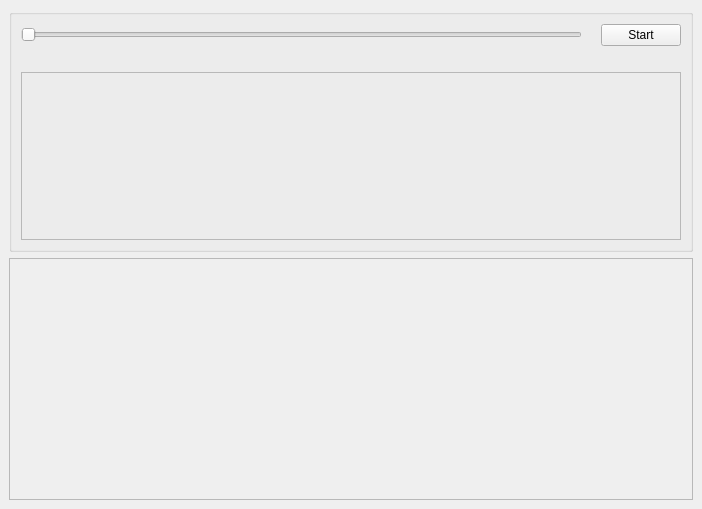
<?xml version="1.0" encoding="UTF-8"?>
<ui version="4.0">
 <class>MainWindow</class>
 <widget class="QMainWindow" name="MainWindow">
  <property name="geometry">
   <rect>
    <x>0</x>
    <y>0</y>
    <width>702</width>
    <height>509</height>
   </rect>
  </property>
  <property name="windowTitle">
   <string>MainWindow</string>
  </property>
  <widget class="QWidget" name="centralwidget">
   <layout class="QGridLayout" name="gridLayout">
    <item row="0" column="0">
     <widget class="QGroupBox" name="groupBox">
      <property name="title">
       <string/>
      </property>
      <layout class="QGridLayout" name="gridLayout_2">
       <item row="1" column="0">
        <widget class="QFrame" name="frameVTKMain">
         <property name="sizePolicy">
          <sizepolicy hsizetype="Expanding" vsizetype="Expanding">
           <horstretch>0</horstretch>
           <verstretch>0</verstretch>
          </sizepolicy>
         </property>
         <property name="frameShape">
          <enum>QFrame::StyledPanel</enum>
         </property>
         <property name="frameShadow">
          <enum>QFrame::Raised</enum>
         </property>
        </widget>
       </item>
       <item row="0" column="0">
        <layout class="QHBoxLayout" name="horizontalLayout">
         <property name="bottomMargin">
          <number>20</number>
         </property>
         <item>
          <widget class="QSlider" name="horizontalSliderTime">
           <property name="maximum">
            <number>80</number>
           </property>
           <property name="orientation">
            <enum>Qt::Horizontal</enum>
           </property>
          </widget>
         </item>
         <item>
          <widget class="QLabel" name="labelTimeIndex">
           <property name="text">
            <string/>
           </property>
          </widget>
         </item>
         <item>
          <widget class="QPushButton" name="pushButtonStart">
           <property name="text">
            <string>Start</string>
           </property>
          </widget>
         </item>
        </layout>
       </item>
      </layout>
     </widget>
    </item>
    <item row="1" column="0">
     <widget class="QStackedWidget" name="stackedWidget">
      <property name="styleSheet">
       <string notr="true"/>
      </property>
      <property name="currentIndex">
       <number>0</number>
      </property>
      <widget class="QWidget" name="page">
       <layout class="QGridLayout" name="gridLayout_3">
        <property name="leftMargin">
         <number>0</number>
        </property>
        <property name="topMargin">
         <number>0</number>
        </property>
        <property name="rightMargin">
         <number>0</number>
        </property>
        <property name="bottomMargin">
         <number>0</number>
        </property>
        <property name="spacing">
         <number>0</number>
        </property>
        <item row="0" column="0">
         <widget class="QFrame" name="frameLesions">
          <property name="sizePolicy">
           <sizepolicy hsizetype="Expanding" vsizetype="Expanding">
            <horstretch>0</horstretch>
            <verstretch>0</verstretch>
           </sizepolicy>
          </property>
          <property name="styleSheet">
           <string notr="true"/>
          </property>
          <property name="frameShape">
           <enum>QFrame::StyledPanel</enum>
          </property>
          <property name="frameShadow">
           <enum>QFrame::Raised</enum>
          </property>
         </widget>
        </item>
       </layout>
      </widget>
      <widget class="QWidget" name="page_2"/>
     </widget>
    </item>
   </layout>
  </widget>
 </widget>
 <resources/>
 <connections/>
</ui>
